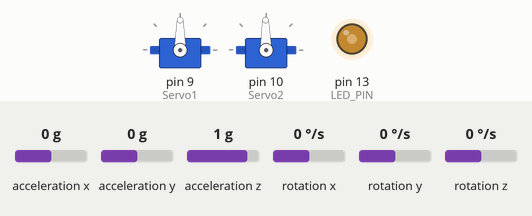
Simulated run of this sketch. Board: Arduino Uno, built with avr-gcc and run on an emulated ATmega328P. Shown: 2 × servo, output pins drawn as LEDs (lit = HIGH). The test bench sets the inputs (shaded band); at power-on: acceleration x 0 g, acceleration y 0 g, acceleration z 1 g, rotation x 0 °/s, rotation y 0 °/s, rotation z 0 °/s. What the sketch prints to the serial monitor is not drawn.

Above: at 1.7 s.
1.8 s: acceleration x set to -0.8 g
At 1.96 s:
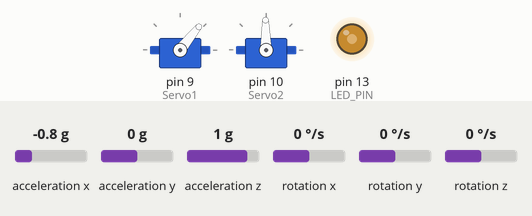
4.8 s: acceleration y set to -1.4 g
At 5.06 s:
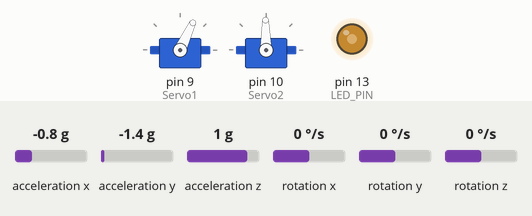
7.8 s: acceleration x set to 0.8 g
At 7.9 s:
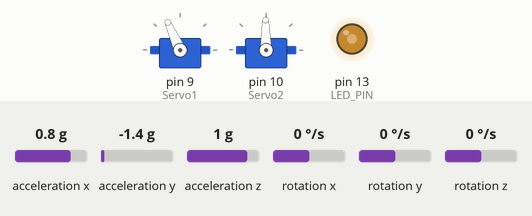
10.8 s: acceleration y set to -1.1 g
At 10.92 s:
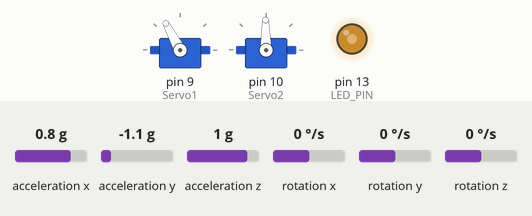
13.8 s: acceleration y set to -0.8 g
At 14.8 s:
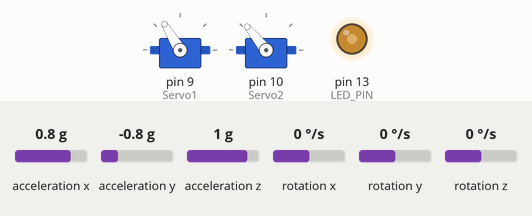
16.8 s: acceleration z set to -1.4 g
At 17.06 s:
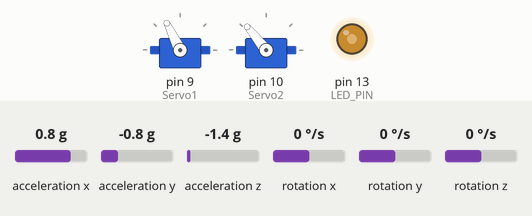
Timing chart, 0 to 20.8 s (numbered marks = the images above; inputs shaded):
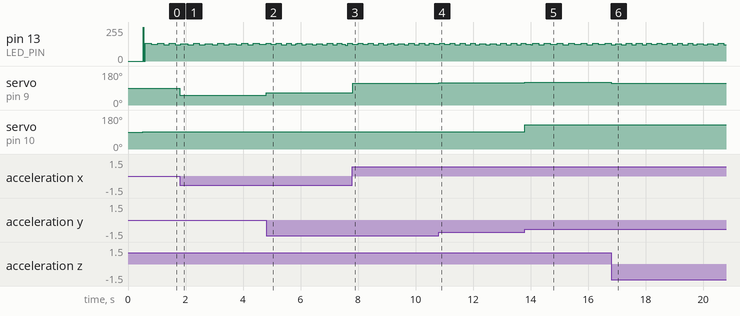

Measured:
- the behaviour switches between -1 and -0.9 g on acceleration y (found by bisection; images 4 and 5)
- after the input at 1.8 s, servo on pin 9 (Servo1): 90° → 51° at once
- after the input at 4.8 s, servo on pin 9 (Servo1): 51° → 65° at once
- after the input at 7.8 s, servo on pin 9 (Servo1): 65° → 114° at once
- after the input at 10.8 s, servo on pin 9 (Servo1): 114° → 118° at once
- after the input at 13.8 s, servo on pin 9 (Servo1): 118° → 121° at once; servo on pin 10 (Servo2): 91° → 129° at once
- after the input at 16.8 s, servo on pin 9 (Servo1): 121° → 116° at once

The sketch:

LEPTONGIMBAL.ino
```cpp
// (licence header left out)
//Permission is hereby granted, free of charge, to any person obtaining a copy
//of this software and associated documentation files (the "Software"), to deal
//in the Software without restriction, including without limitation the rights
//to use, copy, modify, merge, publish, distribute, sublicense, and/or sell
//copies of the Software, and to permit persons to whom the Software is
//furnished to do so, subject to the following conditions:

//The above copyright notice and this permission notice shall be included in all
//copies or substantial portions of the Software.

//THE SOFTWARE IS PROVIDED "AS IS", WITHOUT WARRANTY OF ANY KIND, EXPRESS OR
//IMPLIED, INCLUDING BUT NOT LIMITED TO THE WARRANTIES OF MERCHANTABILITY,
//FITNESS FOR A PARTICULAR PURPOSE AND NONINFRINGEMENT. IN NO EVENT SHALL THE
//AUTHORS OR COPYRIGHT HOLDERS BE LIABLE FOR ANY CLAIM, DAMAGES OR OTHER
//LIABILITY, WHETHER IN AN ACTION OF CONTRACT, TORT OR OTHERWISE, ARISING FROM,
//OUT OF OR IN CONNECTION WITH THE SOFTWARE OR THE USE OR OTHER DEALINGS IN THE
//SOFTWARE.
//

// Servo Connection
// BROWN - gnd
// red - 5v
// yellow - d10 (pwm on Sero 1)
//        - d11 (servo 2)

// MPU Connection
//
// VCC - 5v
// GND - GND
// SCL - A5 (w/ 10k PuR)
// SDA - A4 (w/ 10k PuR)
// INT - D2 (not used)

#include <Servo.h>
#include "I2Cdev.h"
#include "MPU6050_6Axis_MotionApps20.h"
//#include "MPU6050.h" // not necessary if using MotionApps include file
#if I2CDEV_IMPLEMENTATION == I2CDEV_ARDUINO_WIRE
#include "Wire.h"
#endif

#define LED_PIN 13
bool blinkState = true;

Servo Servo1;   // First Servo off the chassis
Servo Servo2;   // Second Servo off the chassis

int Servo1Pos = 0;
int Servo2Pos = 0;

float mpuPitch = 0;
float mpuRoll = 0;
float mpuYaw = 0;


// define MPU instance
MPU6050 mpu;                    // class default I2C address is 0x68; specific I2C addresses may be passed as a parameter here

// MPU control/status vars
uint8_t mpuIntStatus;   // holds actual interrupt status byte from MPU
uint8_t devStatus;      // return status after each device operation (0 = success, !0 = error)
uint16_t packetSize;    // expected DMP packet size (default is 42 bytes)
uint16_t fifoCount;     // count of all bytes currently in FIFO
uint8_t fifoBuffer[64]; // FIFO storage buffer

// orientation/motion vars
Quaternion q;           // [w, x, y, z]         quaternion container
VectorInt16 aa;         // [x, y, z]            accel sensor measurements
VectorInt16 aaReal;     // [x, y, z]            gravity-free accel sensor measurements
VectorInt16 aaWorld;    // [x, y, z]            world-frame accel sensor measurements
VectorFloat gravity;    // [x, y, z]            gravity vector
float ypr[3];           // [yaw, pitch, roll]   yaw/pitch/roll container and gravity vector

// relative ypr[x] usage based on sensor orientation when mounted, e.g. ypr[PITCH]
#define PITCH   1     // defines the position within ypr[x] variable for PITCH; may vary due to sensor orientation when mounted
#define ROLL  2     // defines the position within ypr[x] variable for ROLL; may vary due to sensor orientation when mounted
#define YAW   0     // defines the position within ypr[x] variable for YAW; may vary due to sensor orientation when mounted

// ================================================================
// ===                      INITIAL SETUP                       ===
// ================================================================

void setup()
{

  Servo1.attach(9);  // attaches the servo on D10 to the servo object
  Servo2.attach(10);  // Second servo on D11
  //delay(50);
  //Servo1.write(0);	// These are command checks to see if the servos work and
  //Servo2.write(60);	// to help w/ the initial installation.
  //delay(500);		// Make sure these movements are clear from the rest of the chassis.
  //Servo1.write(180);
  //Servo2.write(120);
  //delay(500);
  //Servo1.write(0);
  //Servo2.write(90);
  //delay(500);

  // join I2C bus (I2Cdev library doesn't do this automatically)
#if I2CDEV_IMPLEMENTATION == I2CDEV_ARDUINO_WIRE
  Wire.begin();
  TWBR = 24; // 400kHz I2C clock (200kHz if CPU is 8MHz)
#elif I2CDEV_IMPLEMENTATION == I2CDEV_BUILTIN_FASTWIRE
  Fastwire::setup(400, true);
#endif

  Serial.begin(115200);
  while (!Serial);      // wait for Leonardo enumeration, others continue immediately

  // initialize device
  Serial.println(F("Initializing I2C devices..."));
  mpu.initialize();

  // verify connection
  Serial.println(F("Testing device connections..."));
  Serial.println(mpu.testConnection() ? F("MPU6050 connection successful") : F("MPU6050 connection failed"));

  // load and configure the DMP
  Serial.println(F("Initializing DMP"));
  devStatus = mpu.dmpInitialize();


  // INPUT CALIBRATED OFFSETS HERE; SPECIFIC FOR EACH UNIT AND EACH MOUNTING CONFIGURATION!!!!
  // Sample offset:XAccel(-2741);YAccel(713);ZAccel(571);XGyro(147);YGyro(48);ZGyro(38)
  // Your offsets:-2741 713 571 147 48  38

  mpu.setXAccelOffset(2669);
  mpu.setYAccelOffset(976);
  mpu.setZAccelOffset(1026);
  mpu.setXGyroOffset(203);
  mpu.setYGyroOffset(-13);
  mpu.setZGyroOffset(-9);

  // make sure it worked (returns 0 if so)
  if (devStatus == 0)
  {
    // turn on the DMP, now that it's ready
    Serial.println(F("Enabling DMP"));
    mpu.setDMPEnabled(true);

    // enable Arduino interrupt detection
    Serial.println(F("Enabling interrupt detection (Arduino external interrupt 0)"));
    mpuIntStatus = mpu.getIntStatus();

    // get expected DMP packet size for later comparison
    packetSize = mpu.dmpGetFIFOPacketSize();
  }
  else
  {
    // ERROR!
    // 1 = initial memory load failed, 2 = DMP configuration updates failed (if it's going to break, usually the code will be 1)
    Serial.print(F("DMP Initialization failed code = "));
    Serial.println(devStatus);
  }

  // configure LED for output
  pinMode(LED_PIN, OUTPUT);

} // setup()


// ================================================================
// ===                    MAIN PROGRAM LOOP                     ===
// ================================================================

void loop(void)
{
  processAccelGyro();
}   // loop()


// ================================================================
// ===                    PROCESS ACCEL/GYRO IF AVAILABLE       ===
// ================================================================

void processAccelGyro()
{

  // Get INT_STATUS byte
  mpuIntStatus = mpu.getIntStatus();

  // get current FIFO count
  fifoCount = mpu.getFIFOCount();

  // check for overflow (this should never happen unless our code is too inefficient)
  if ((mpuIntStatus & 0x10) || fifoCount == 1024)
  {
    // reset so we can continue cleanly
    mpu.resetFIFO();
    Serial.println(F("FIFO overflow!"));
    return;
  }

  if (mpuIntStatus & 0x02)  // otherwise continue processing
  {
    // check for correct available data length
    if (fifoCount < packetSize)
      return; //  fifoCount = mpu.getFIFOCount();

    // read a packet from FIFO
    mpu.getFIFOBytes(fifoBuffer, packetSize);

    // track FIFO count here in case there is > 1 packet available
    fifoCount -= packetSize;

    // flush buffer to prevent overflow
    mpu.resetFIFO();

    // display Euler angles in degrees
    mpu.dmpGetQuaternion(&q, fifoBuffer);
    mpu.dmpGetGravity(&gravity, &q);
    mpu.dmpGetYawPitchRoll(ypr, &q, &gravity);
    mpuPitch = ypr[PITCH] * 180 / M_PI;
    mpuRoll = ypr[ROLL] * 180 / M_PI;
    mpuYaw  = ypr[YAW] * 180 / M_PI;

    // flush buffer to prevent overflow
    mpu.resetFIFO();

    // blink LED to indicate activity
    blinkState = !blinkState;
    digitalWrite(LED_PIN, blinkState);

    // flush buffer to prevent overflow
    mpu.resetFIFO();
    if (-45 < mpuPitch && mpuPitch < 45) // range +/- 45 dgree
    Servo1.write(mpuPitch + 90);//mpuPitch opposite (90-mpuPitch)
    mpuRoll = mpuRoll-1 ;                               //mpuRoll - 6 ;Vertical Adustoment
    if (-45 < mpuRoll && mpuRoll < 45) // range +/- 45 dgree
    Servo2.write(90-mpuRoll);//(mpuRoll + 90)
    //delay(10);

    // flush buffer to prevent overflow
    mpu.resetFIFO();

  } // if (mpuIntStatus & 0x02)
}  // processAccelGyro()
```
